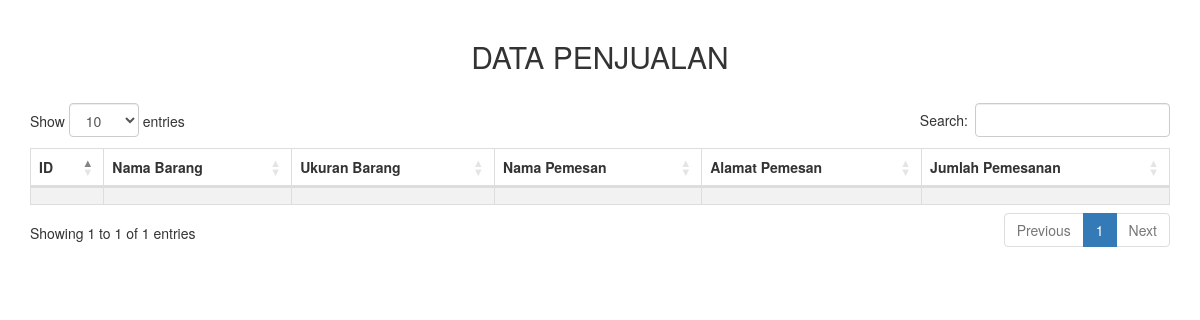
/transaksi/2/, run on an earlier commit of the app's database.
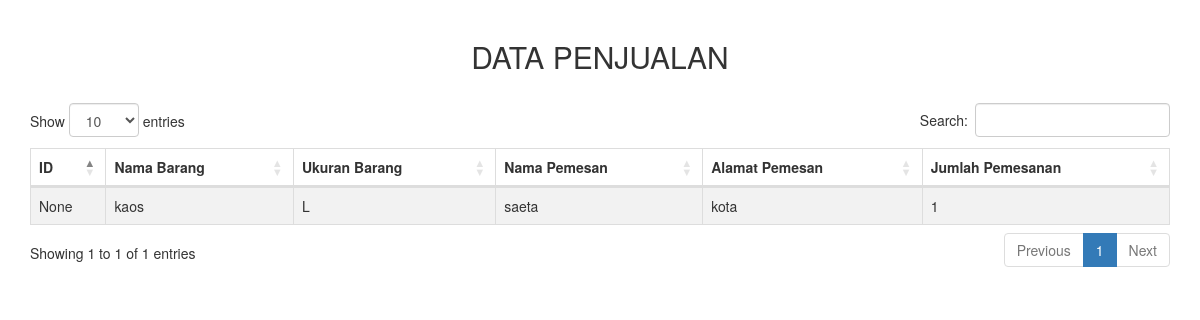
And on a later commit of the database.
### transaksi/models.py (models this page shows)
class Online(models.Model):
    nomor_id = models.CharField(max_length =5, null=True,blank=False)
    nama_barang = models.CharField(max_length=240, null=True,blank=False)
    ukuran_barang = models.CharField(max_length=6, null=True,blank=False)
    nama_pemesan = models.CharField(max_length=100, null=True,blank=False)
    alamat_pemesan = models.CharField(max_length=100, null=True,blank=False)
    jumlah_pemesanan = models.IntegerField(null=True,blank=False)

### transaksi/views.py (the view)
# urls.py: path('<id>/', views.detail),
def detail(req, id):
    task = models.Online.objects.filter(pk=id).first()
    return render(req, 'transaksi/detail.html',
    { 'data' : task,
    })

### transaksi/templates/transaksi/detail.html (shortened to what this page needs)
<!DOCTYPE html>
<html lang="en">
<head>
    <link rel="stylesheet" type="text/css" href="https://maxcdn.bootstrapcdn.com/bootstrap/3.3.7/css/bootstrap.min.css">
    <link rel="stylesheet" type="text/css" href="https://cdn.datatables.net/1.10.16/css/dataTables.bootstrap4.min.css">
</head>
<body>
    <div class="container" style="margin-top: 20px">
        <div class="row">
            <div class="col-md-12">
                <h2 style="text-align: center;margin-bottom: 30px">DATA PENJUALAN</h2>
                <table id="table_id" class="table table-striped table-bordered" cellspacing="0" width="100%">
                    <thead>
                        <tr>
                            <th>ID</th>
                            <th>Nama Barang</th>
                            <th>Ukuran Barang</th>
                            <th>Nama Pemesan</th>
                            <th>Alamat Pemesan</th>
                            <th>Jumlah Pemesanan</th>
                        </tr>
                    </thead>
                    <tbody>
                        <tr>
                            <td>{{data.nomor_id}}</td>
                            <td>{{data.nama_barang}}</td>
                            <td>{{data.ukuran_barang}}</td>
                            <td>{{data.nama_pemesan}}</td>
                            <td>{{data.alamat_pemesan}}</td>
                            <td>{{data.jumlah_pemesanan}}</td>
                        </tr>
                    </tbody>
                </table>
            </div>
        </div>
    </div>
</body>
</html>

What changed in the data, as far as the page shows it:
added Online: nomor_id "None", nama_barang "kaos", ukuran_barang "L", nama_pemesan "saeta", alamat_pemesan "kota", jumlah_pemesanan "1"
